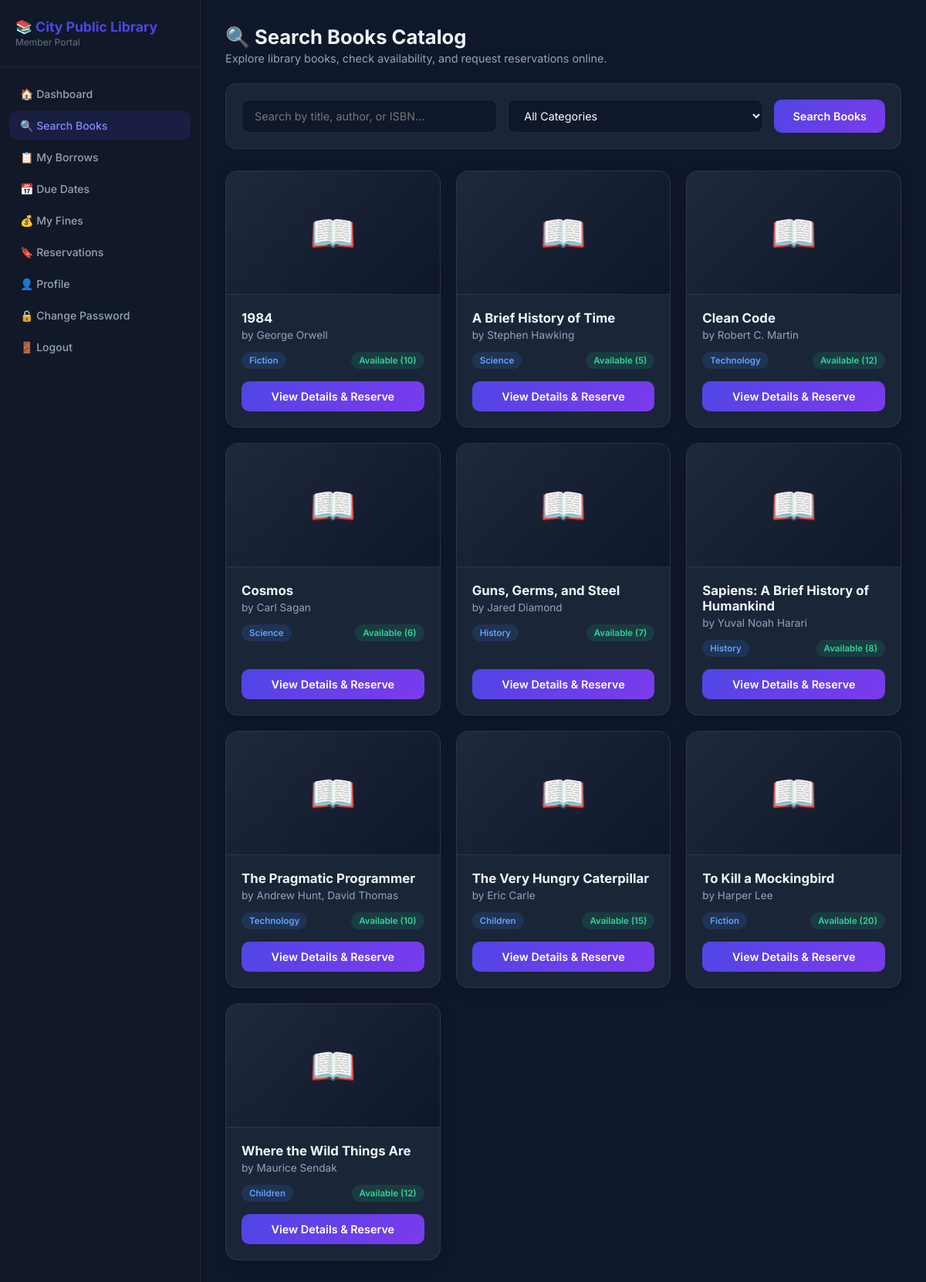
Page /member/search.php (signed in) on the committed database.
### tables this page shows
CREATE TABLE `books` (
  `id` int(11) NOT NULL AUTO_INCREMENT,
  `title` varchar(255) NOT NULL,
  `author` varchar(255) NOT NULL,
  `isbn` varchar(20) DEFAULT NULL,
  `category_id` int(11) NOT NULL,
  `publisher` varchar(255) DEFAULT NULL,
  `year` int(4) DEFAULT NULL,
  `total_copies` int(11) NOT NULL DEFAULT 1,
  `available_copies` int(11) NOT NULL DEFAULT 1,
  `shelf_location` varchar(50) DEFAULT NULL,
  `cover_image` varchar(255) DEFAULT NULL,
  `description` text DEFAULT NULL,
  `created_at` timestamp NOT NULL DEFAULT current_timestamp(),
  PRIMARY KEY (`id`),
  UNIQUE KEY `isbn` (`isbn`),
  KEY `category_id` (`category_id`),
  CONSTRAINT `books_ibfk_1` FOREIGN KEY (`category_id`) REFERENCES `categories` (`id`) ON DELETE CASCADE
);

CREATE TABLE `categories` (
  `id` int(11) NOT NULL AUTO_INCREMENT,
  `name` varchar(100) NOT NULL,
  `description` text DEFAULT NULL,
  `created_at` timestamp NOT NULL DEFAULT current_timestamp(),
  PRIMARY KEY (`id`),
  UNIQUE KEY `name` (`name`)
);

### member/search.php (the view, shortened to what this page needs)
<?php
require_once '../includes/functions.php';
$search = trim($_GET['q'] ?? '');
$query = "
    SELECT b.*, c.name as category_name
    FROM books b
    LEFT JOIN categories c ON b.category_id = c.id
    WHERE 1=1
";
$params = [];
$query .= " ORDER BY b.title ASC";
$stmt = $pdo->prepare($query);
$stmt->execute($params);
$books = $stmt->fetchAll();
?>
<!DOCTYPE html>
<html lang="en">
<head>
</head>
<body>
    <aside class="sidebar">
        <div class="sidebar-logo">
            <h2>📚 City Public Library</h2>
            <p>Member Portal</p>
        </div>
        <nav class="sidebar-nav">
            <a href="dashboard.php">🏠 Dashboard</a>
            <a href="search.php" class="active">🔍 Search Books</a>
            <a href="borrow_history.php">📋 My Borrows</a>
            <a href="due_dates.php">📅 Due Dates</a>
            <a href="fines.php">💰 My Fines</a>
            <a href="reservations.php">🔖 Reservations</a>
            <a href="profile.php">👤 Profile</a>
            <a href="change_password.php">🔒 Change Password</a>
            <a href="../logout.php">🚪 Logout</a>
        </nav>
    </aside>
    <div class="main-content">
        <div class="page-header">
            <h1>🔍 Search Books Catalog</h1>
            <p>Explore library books, check availability, and request reservations online.</p>
        </div>
        <form class="search-form" method="GET">
            <input type="text" name="q" placeholder="Search by title, author, or ISBN..." value="<?= htmlspecialchars($search) ?>">
            <select name="category">
                <option value="">All Categories</option>
            </select>
            <button type="submit" class="btn">Search Books</button>
        </form>
        <?php if (empty($books)): ?>
            <div class="empty-state">
                <span>📭</span>
                <h3>No books found</h3>
                <p>Try searching with different keywords or selecting a different category.</p>
            </div>
        <?php else: ?>
            <div class="books-grid">
                <?php foreach ($books as $b):
                    $isAvailable = (int)$b['available_copies'] > 0;
                ?>
                <div class="book-card">
                    <div class="book-cover">📖</div>
                    <div class="book-info">
                        <div class="book-title"><?= htmlspecialchars($b['title']) ?></div>
                        <div class="book-author">by <?= htmlspecialchars($b['author']) ?></div>
                        <div class="book-meta">
                            <span class="badge badge-cat"><?= htmlspecialchars($b['category_name'] ?: 'General') ?></span>
                            <?php if ($isAvailable): ?>
                                <span class="badge badge-available">Available (<?= $b['available_copies'] ?>)</span>
                            <?php else: ?>
                                <span class="badge badge-unavailable">Out of Stock</span>
                            <?php endif; ?>
                        </div>
                        <div style="margin-top: auto;">
                            <a href="book_details.php?id=<?= $b['id'] ?>" class="btn" style="width: 100%;">
                                View Details & Reserve
                            </a>
                        </div>
                    </div>
                </div>
                <?php endforeach; ?>
            </div>
        <?php endif; ?>
    </div>
</body>
</html>

### member/search.php (style rules this page uses)
:root { --bg: #0f172a; --sidebar: #111827; --card-bg: rgba(30, 41, 59, 0.85); --primary: #4f46e5; --accent: #f59e0b; --text: #f8fafc; --text-muted: #94a3b8; --border: rgba(255,255,255,0.08); --green: #10b981; --red: #ef4444; }
* { margin: 0; padding: 0; box-sizing: border-box; font-family: 'Inter', sans-serif; }
body { background: var(--bg); color: var(--text); display: flex; min-height: 100vh; }
.sidebar { width: 260px; background: var(--sidebar); min-height: 100vh; position: fixed; left: 0; top: 0; bottom: 0; overflow-y: auto; z-index: 100; border-right: 1px solid var(--border); }
.sidebar-logo { padding: 24px 20px; border-bottom: 1px solid var(--border); }
.sidebar-logo h2 { font-size: 1.1rem; font-weight: 700; color: #4f46e5; }
.sidebar-logo p { font-size: 0.75rem; color: #64748b; margin-top: 2px; }
.sidebar-nav { padding: 16px 12px; }
.sidebar-nav a { display: flex; align-items: center; gap: 10px; padding: 10px 14px; border-radius: 10px; color: #94a3b8; text-decoration: none; font-size: 0.875rem; font-weight: 500; margin-bottom: 4px; transition: all 0.2s; }
.sidebar-nav a:hover, .sidebar-nav a.active { background: rgba(79,70,229,0.15); color: #818cf8; }
.main-content { margin-left: 260px; flex: 1; padding: 32px; overflow-y: auto; }
.page-header { margin-bottom: 24px; }
.page-header h1 { font-size: 1.6rem; font-weight: 700; color: #f1f5f9; }
.page-header p { color: var(--text-muted); font-size: 0.9rem; margin-top: 4px; }
.search-form { display: flex; gap: 14px; margin-bottom: 28px; background: var(--card-bg); padding: 20px; border-radius: 14px; border: 1px solid var(--border); backdrop-filter: blur(10px); flex-wrap: wrap; }
.search-form input, .search-form select { flex: 1; min-width: 200px; padding: 11px 16px; border-radius: 10px; border: 1px solid var(--border); background: #0f172a; color: var(--text); font-size: 0.9rem; outline: none; }
.btn { padding: 11px 24px; background: linear-gradient(135deg, #4f46e5, #7c3aed); color: white; border: none; border-radius: 10px; cursor: pointer; transition: all 0.2s; font-weight: 600; font-size: 0.9rem; text-decoration: none; display: inline-flex; align-items: center; justify-content: center; gap: 6px; }
.books-grid { display: grid; grid-template-columns: repeat(auto-fill, minmax(270px, 1fr)); gap: 20px; }
.book-card { background: var(--card-bg); border: 1px solid var(--border); border-radius: 16px; overflow: hidden; transition: transform 0.2s, border-color 0.2s; display: flex; flex-direction: column; box-shadow: 0 4px 15px rgba(0,0,0,0.15); }
.book-cover { height: 160px; background: linear-gradient(135deg, #1e293b, #0f172a); display: flex; align-items: center; justify-content: center; font-size: 3rem; border-bottom: 1px solid var(--border); }
.book-info { padding: 20px; flex: 1; display: flex; flex-direction: column; }
.book-title { font-weight: 700; font-size: 1.05rem; margin-bottom: 4px; color: #f1f5f9; }
.book-author { color: var(--text-muted); margin-bottom: 14px; font-size: 0.85rem; }
.book-meta { display: flex; justify-content: space-between; align-items: center; margin-bottom: 16px; font-size: 0.8rem; }
.badge { display: inline-block; padding: 4px 10px; border-radius: 20px; font-size: 0.72rem; font-weight: 600; }
.badge-cat { background: rgba(59,130,246,0.15); color: #60a5fa; }
.badge-available { background: rgba(16,185,129,0.15); color: #34d399; }

### rows in the picture
books: title "1984", author "George Orwell", category.name "Fiction", available_copies "10", $b['id'] 1 (drawn)
books: title "A Brief History of Time", author "Stephen Hawking", category.name "Science", available_copies "5"
books: title "Clean Code", author "Robert C. Martin", category.name "Technology", available_copies "12"
books: title "Cosmos", author "Carl Sagan", category.name "Science", available_copies "6"
books: title "Guns, Germs, and Steel", author "Jared Diamond", category.name "History", available_copies "7"
books: title "Sapiens: A Brief History of Humankind", author "Yuval Noah Harari", category.name "History", available_copies "8"
books: title "The Pragmatic Programmer", author "Andrew Hunt, David Thomas", category.name "Technology", available_copies "10"
books: title "The Very Hungry Caterpillar", author "Eric Carle", category.name "Children", available_copies "15"
books: title "To Kill a Mockingbird", author "Harper Lee", category.name "Fiction", available_copies "20"
books: title "Where the Wild Things Are", author "Maurice Sendak", category.name "Children", available_copies "12", $b['id'] 10 (drawn)
